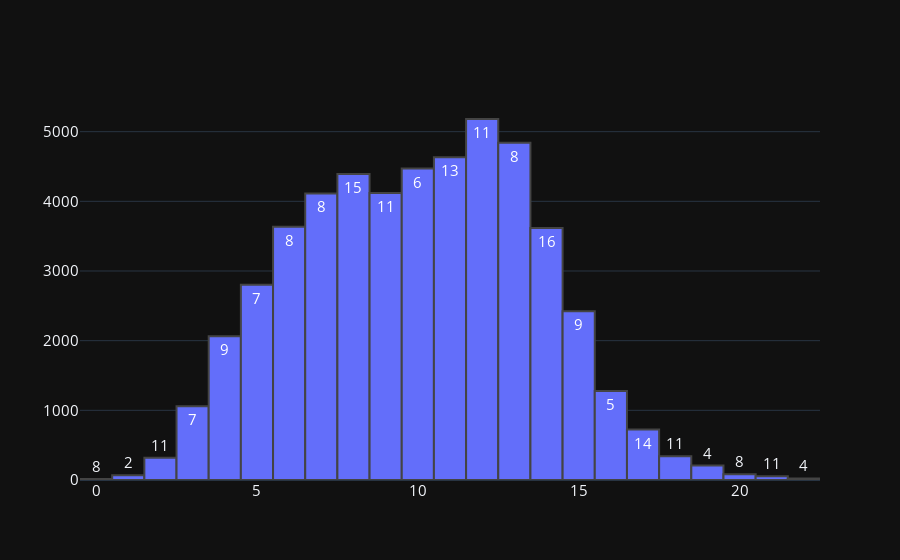

Notebook code cell kept with this figure:
### Markdown cell above
## Distribution of Video Title Length

### Code cell
fig = go.Figure(data=[go.Histogram(x=df["title_length"].values,
                                   text = df["title_length"].values,
                             )])

fig.update_traces(
                  marker=dict(line=dict(width=2)), showlegend=False)

fig.update_layout(template='plotly_dark',
                  font=dict(size=15),
                  )

fig.show();

### Figure 1 — Plotly figure (JSON) as saved in the notebook; plotly's stock layout.template omitted (floating-point values rounded to 4 significant figures; data arrays with more than 128 entries replaced by an {"elided": "..."} marker saying what was removed)
{"data": [{"marker": {"line": {"width": 2}}, "showlegend": false, "text": {"elided": "50468 int values"}, "type": "histogram", "x": {"elided": "50468 int values"}}], "layout": {"font": {"size": 15}}}
